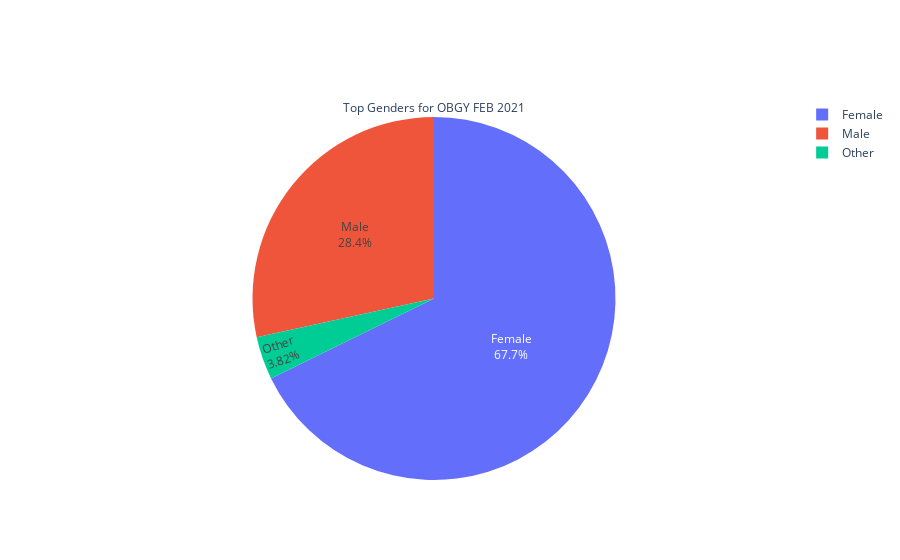

The code cell stored with this chart in its notebook:
### Code cell
df = pd.read_csv('Professional_output_ex.csv')
genders = dict(df['PatientGender'].value_counts())
fig = go.Figure(data=[go.Pie(labels=list(genders.keys()), values=list(genders.values()))])
fig.update_traces(textposition='inside', textinfo='percent+label', title = "Top Genders for OBGY FEB 2021")
fig.show()

### Figure 1 — Plotly figure (JSON) as saved in the notebook; plotly's stock layout.template omitted (floating-point values rounded to 4 significant figures)
{"data": [{"labels": ["Female", "Male", "Other"], "textinfo": "percent+label", "textposition": "inside", "title": {"text": "Top Genders for OBGY FEB 2021"}, "type": "pie", "values": [20355, 8543, 1148]}], "layout": {}}
